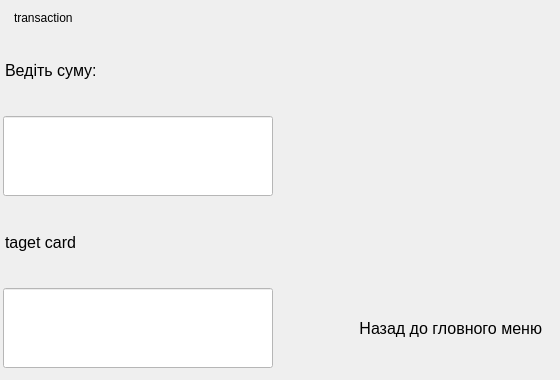
       <widget class="QWidget" name="page_19">
        <widget class="QWidget" name="gridLayoutWidget_16">
         <property name="geometry">
          <rect>
           <x>0</x>
           <y>30</y>
           <width>551</width>
           <height>341</height>
          </rect>
         </property>
         <layout class="QGridLayout" name="gridLayout_18" rowstretch="1,1,1,1" columnstretch="1,1" columnminimumwidth="0,0">
          <item row="3" column="1">
           <widget class="QLabel" name="label_101">
            <property name="maximumSize">
             <size>
              <width>16777215</width>
              <height>80</height>
             </size>
            </property>
            <property name="font">
             <font>
              <pointsize>12</pointsize>
             </font>
            </property>
            <property name="layoutDirection">
             <enum>Qt::LeftToRight</enum>
            </property>
            <property name="styleSheet">
             <string notr="true">margin-right: 5px;
border-width:0px;

</string>
            </property>
            <property name="text">
             <string>Назад до гловного меню</string>
            </property>
            <property name="alignment">
             <set>Qt::AlignRight|Qt::AlignTrailing|Qt::AlignVCenter</set>
            </property>
           </widget>
          </item>
          <item row="1" column="0">
           <widget class="QLineEdit" name="pinField_13">
            <property name="enabled">
             <bool>true</bool>
            </property>
            <property name="minimumSize">
             <size>
              <width>0</width>
              <height>80</height>
             </size>
            </property>
            <property name="font">
             <font>
              <pointsize>26</pointsize>
              <weight>75</weight>
              <italic>false</italic>
              <bold>true</bold>
              <underline>false</underline>
              <strikeout>false</strikeout>
             </font>
            </property>
            <property name="styleSheet">
             <string notr="true">background-color: white;
border-color: black;
margin-left: 3px;</string>
            </property>
            <property name="text">
             <string/>
            </property>
           </widget>
          </item>
          <item row="0" column="0">
           <widget class="QLabel" name="label_102">
            <property name="maximumSize">
             <size>
              <width>16777215</width>
              <height>80</height>
             </size>
            </property>
            <property name="font">
             <font>
              <pointsize>12</pointsize>
             </font>
            </property>
            <property name="styleSheet">
             <string notr="true">border-width: 0px;
margin: 1px;</string>
            </property>
            <property name="text">
             <string>Ведіть суму:</string>
            </property>
           </widget>
          </item>
          <item row="2" column="1">
           <widget class="QLabel" name="label_103">
            <property name="maximumSize">
             <size>
              <width>16777215</width>
              <height>80</height>
             </size>
            </property>
            <property name="font">
             <font>
              <pointsize>12</pointsize>
             </font>
            </property>
            <property name="styleSheet">
             <string notr="true">border-width: 0px;
margin: 1px;</string>
            </property>
            <property name="text">
             <string/>
            </property>
           </widget>
          </item>
          <item row="0" column="1">
           <widget class="QLabel" name="label_104">
            <property name="maximumSize">
             <size>
              <width>16777215</width>
              <height>80</height>
             </size>
            </property>
            <property name="font">
             <font>
              <pointsize>12</pointsize>
             </font>
            </property>
            <property name="styleSheet">
             <string notr="true">border-width: 0px;
margin: 1px;</string>
            </property>
            <property name="text">
             <string/>
            </property>
            <property name="wordWrap">
             <bool>true</bool>
            </property>
           </widget>
          </item>
          <item row="2" column="0">
           <widget class="QLabel" name="label_105">
            <property name="maximumSize">
             <size>
              <width>16777215</width>
              <height>80</height>
             </size>
            </property>
            <property name="font">
             <font>
              <pointsize>12</pointsize>
             </font>
            </property>
            <property name="styleSheet">
             <string notr="true">border-width: 0px;
margin: 1px;</string>
            </property>
            <property name="text">
             <string>taget card</string>
            </property>
           </widget>
          </item>
          <item row="3" column="0">
           <widget class="QLineEdit" name="pinField_14">
            <property name="enabled">
             <bool>true</bool>
            </property>
            <property name="minimumSize">
             <size>
              <width>0</width>
              <height>80</height>
             </size>
            </property>
            <property name="font">
             <font>
              <pointsize>26</pointsize>
              <weight>75</weight>
              <italic>false</italic>
              <bold>true</bold>
              <underline>false</underline>
              <strikeout>false</strikeout>
             </font>
            </property>
            <property name="styleSheet">
             <string notr="true">background-color: white;
border-color: black;
margin-left: 3px;
</string>
            </property>
            <property name="text">
             <string/>
            </property>
           </widget>
          </item>
         </layout>
        </widget>
        <widget class="QLabel" name="label_106">
         <property name="geometry">
          <rect>
           <x>10</x>
           <y>10</y>
           <width>151</width>
           <height>16</height>
          </rect>
         </property>
         <property name="styleSheet">
          <string notr="true">border-width: 0px;
margin: 1px;</string>
         </property>
         <property name="text">
          <string>transaction</string>
         </property>
        </widget>
       </widget>
